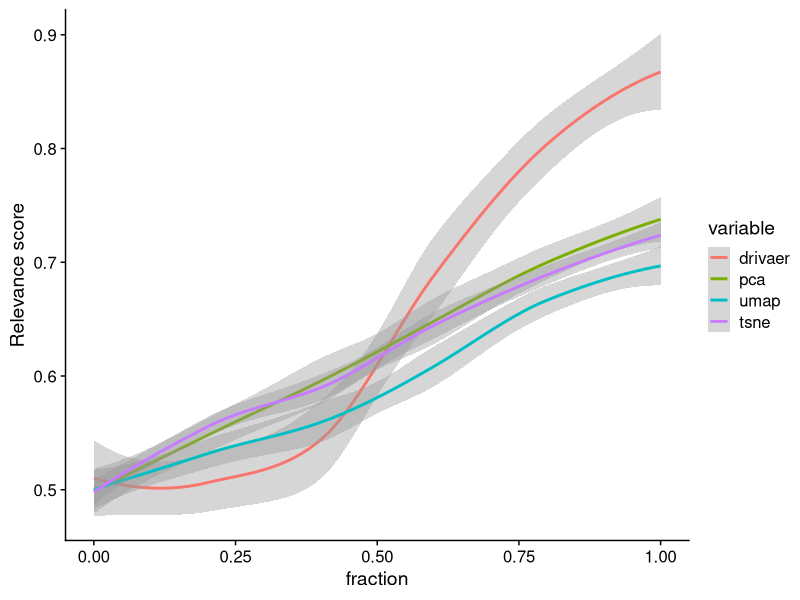
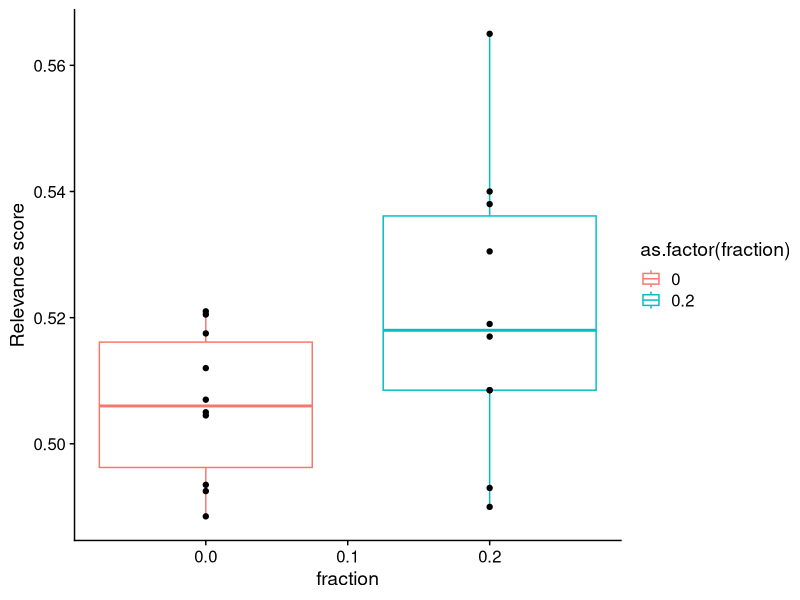
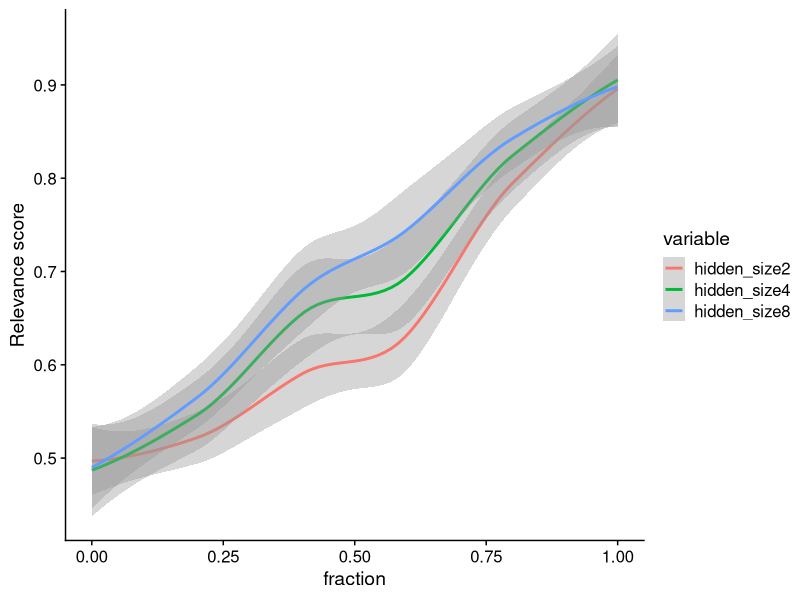
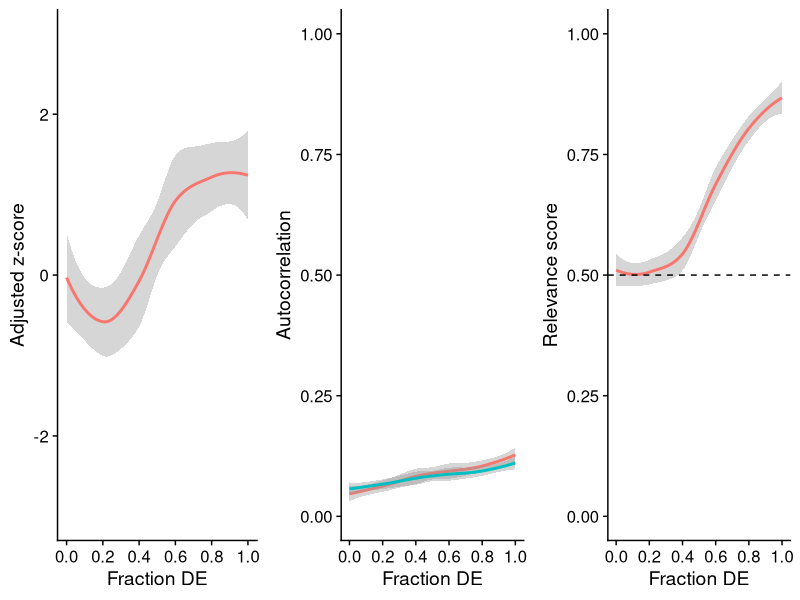

R code for these plots, in order:
# Load R libs ####
library(ggplot2)
library(reshape2)
library(cowplot)
theme_set(theme_cowplot())

# Load accuracies ####
accs <- read.csv('data/accuracies.csv', row.names = 1)
tmp <- melt(accs, measure.vars = c('drivaer', 'pca', 'umap', 'tsne'))

# Plot Fig 3d #### 
ggplot(tmp, aes(x = fraction, y = value, group = variable, color = variable)) +
  geom_smooth() + ylab('Relevance score')

# Plot Fig 3g ####
tmp <- accs[which(accs$fraction %in% c(0,0.2)), ]
t.test(split(tmp$drivaer, tmp$fraction)[[1]], split(tmp$drivaer, tmp$fraction)[[2]],
       alternative = 'less')
ggplot(tmp, aes(x = fraction, y = drivaer, group = fraction, color = as.factor(fraction))) +
  geom_boxplot() + geom_point(color = 'black') + ylab('Relevance score')

# Load data from different bottleneck configs ####
accs <- read.csv('data/hidden_size_diff_accuracies.csv', row.names = 1)
tmp <- melt(accs, measure.vars = setdiff(colnames(accs), 'fraction'))

# Plot Fig 3f ####
ggplot(tmp, aes(x = fraction, y = value, group = variable, color = variable)) +
  geom_smooth() + ylab('Relevance score')

# Load accuracies from PAGODA and VISION ####
vision <- read.csv('data/VISION_autocorrelation.csv', row.names = 1)
pagoda <- read.csv('data/PAGADA_accuracies.csv', row.names = 1)
accs <- read.csv('data/accuracies.csv', row.names = 1)
tmp <- cbind(vision, pagoda = pagoda$adj.z, drivaer = accs$drivaer)
tmp <- melt(tmp, measure.vars = setdiff(colnames(tmp), 'fraction'))

# Plot Fig 3h,i,j ####
p1 <- ggplot(tmp[which(tmp$variable == 'pagoda'),], aes(x = fraction, y = value, group = variable, color = variable)) +
  geom_smooth() + theme(legend.position = "none") +
  scale_x_continuous(name="Fraction DE", breaks = seq(0, 1, by = 0.2)) +
  scale_y_continuous(name='Adjusted z-score', limits=c(-3, 3))

p2 <- ggplot(tmp[which(tmp$variable %in% c('score_directed', 'score_undirected')),], aes(x = fraction, y = value, group = variable, color = variable)) +
  geom_smooth() +  theme(legend.position = "none") +
  scale_x_continuous(name="Fraction DE", breaks = seq(0, 1, by = 0.2)) +
  scale_y_continuous(name="Autocorrelation", limits=c(0, 1))

p3 <- ggplot(tmp[which(tmp$variable == 'drivaer'),], aes(x = fraction, y = value, group = variable, color = variable)) +
  geom_smooth() + theme(legend.position = "none") +
  geom_hline(yintercept = 0.5, linetype = 'dashed') +
  scale_x_continuous(name="Fraction DE", breaks = seq(0, 1, by = 0.2)) +
  scale_y_continuous(name="Relevance score", limits=c(0, 1))

gridExtra::grid.arrange(p1, p2, p3, ncol = 3)
